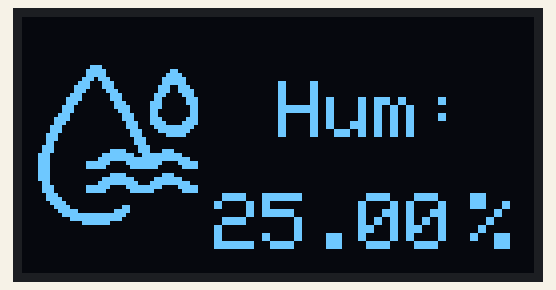
Simulated run of this sketch. Board: Arduino Uno, built with avr-gcc and run on an emulated ATmega328P. On the bench: 128×64 one-colour display.

Above: at 0.2 s.

The sketch:

humOled.ino
```cpp
#include <SPI.h>
#include <Wire.h>
#include <Adafruit_GFX.h>
#include <Adafruit_SSD1306.h>

#define SCREEN_WIDTH 128 // OLED display width, in pixels
#define SCREEN_HEIGHT 64 // OLED display height, in pixels

// Declaration for SSD1306 display connected using I2C
#define OLED_RESET     -1 // Reset pin # (or -1 if sharing Arduino reset pin)
#define SCREEN_ADDRESS 0x3C
Adafruit_SSD1306 display(SCREEN_WIDTH, SCREEN_HEIGHT, &Wire, OLED_RESET);

// Declaration for SSD1306 display connected using software SPI:
//#define OLED_MOSI   9
//#define OLED_CLK   10
//#define OLED_DC    11
//#define OLED_CS    12
//#define OLED_RESET 13
//Adafruit_SSD1306 display(SCREEN_WIDTH, SCREEN_HEIGHT, OLED_MOSI, OLED_CLK, OLED_DC, OLED_RESET, OLED_CS);

// 'hum', 128x64px
const unsigned char hum [] PROGMEM = {
	0x00, 0x00, 0x00, 0x00, 0x00, 0x00, 0x00, 0x00, 0x00, 0x00, 0x00, 0x00, 0x00, 0x00, 0x00, 0x00,
	0x00, 0x00, 0x00, 0x00, 0x00, 0x00, 0x00, 0x00, 0x00, 0x00, 0x00, 0x00, 0x00, 0x00, 0x00, 0x00,
	0x00, 0x00, 0x00, 0x00, 0x00, 0x00, 0x00, 0x00, 0x00, 0x00, 0x00, 0x00, 0x00, 0x00, 0x00, 0x00,
	0x00, 0x00, 0x00, 0x00, 0x00, 0x00, 0x00, 0x00, 0x00, 0x00, 0x00, 0x00, 0x00, 0x00, 0x00, 0x00,
	0x00, 0x00, 0x00, 0x00, 0x00, 0x00, 0x00, 0x00, 0x00, 0x00, 0x00, 0x00, 0x00, 0x00, 0x00, 0x00,
	0x00, 0x00, 0x00, 0x00, 0x00, 0x00, 0x00, 0x00, 0x00, 0x00, 0x00, 0x00, 0x00, 0x00, 0x00, 0x00,
	0x00, 0x00, 0x00, 0x00, 0x00, 0x00, 0x00, 0x00, 0x00, 0x00, 0x00, 0x00, 0x00, 0x00, 0x00, 0x00,
	0x00, 0x00, 0x00, 0x00, 0x00, 0x00, 0x00, 0x00, 0x00, 0x00, 0x00, 0x00, 0x00, 0x00, 0x00, 0x00,
	0x00, 0x00, 0x00, 0x00, 0x00, 0x00, 0x00, 0x00, 0x00, 0x00, 0x00, 0x00, 0x00, 0x00, 0x00, 0x00,
	0x00, 0x00, 0x00, 0x00, 0x00, 0x00, 0x00, 0x00, 0x00, 0x00, 0x00, 0x00, 0x00, 0x00, 0x00, 0x00,
	0x00, 0x00, 0x00, 0x00, 0x00, 0x00, 0x00, 0x00, 0x00, 0x00, 0x00, 0x00, 0x00, 0x00, 0x00, 0x00,
	0x00, 0x00, 0x00, 0x00, 0x00, 0x00, 0x00, 0x00, 0x00, 0x00, 0x00, 0x00, 0x00, 0x00, 0x00, 0x00,
	0x00, 0x00, 0x70, 0x00, 0x00, 0x00, 0x00, 0x00, 0x00, 0x00, 0x00, 0x00, 0x00, 0x00, 0x00, 0x00,
	0x00, 0x00, 0xf8, 0x00, 0x06, 0x00, 0x00, 0x00, 0x00, 0x00, 0x00, 0x00, 0x00, 0x00, 0x00, 0x00,
	0x00, 0x00, 0xf8, 0x00, 0x0f, 0x00, 0x00, 0x00, 0x00, 0x00, 0x00, 0x00, 0x00, 0x00, 0x00, 0x00,
	0x00, 0x01, 0xdc, 0x00, 0x1f, 0x80, 0x00, 0x00, 0x00, 0x00, 0x00, 0x00, 0x00, 0x00, 0x00, 0x00,
	0x00, 0x03, 0x8e, 0x00, 0x1f, 0x80, 0x00, 0x00, 0x00, 0x00, 0x00, 0x00, 0x00, 0x00, 0x00, 0x00,
	0x00, 0x07, 0x8e, 0x00, 0x39, 0xc0, 0x00, 0x00, 0x00, 0x00, 0x00, 0x00, 0x00, 0x00, 0x00, 0x00,
	0x00, 0x07, 0x07, 0x00, 0x39, 0xe0, 0x00, 0x00, 0x00, 0x00, 0x00, 0x00, 0x00, 0x00, 0x00, 0x00,
	0x00, 0x0e, 0x03, 0x80, 0x70, 0xe0, 0x00, 0x00, 0x00, 0x00, 0x00, 0x00, 0x00, 0x00, 0x00, 0x00,
	0x00, 0x1e, 0x03, 0x80, 0x60, 0x70, 0x00, 0x00, 0x00, 0x00, 0x00, 0x00, 0x00, 0x00, 0x00, 0x00,
	0x00, 0x1c, 0x01, 0xc0, 0xe0, 0x70, 0x00, 0x00, 0x00, 0x00, 0x00, 0x00, 0x00, 0x00, 0x00, 0x00,
	0x00, 0x38, 0x01, 0xe0, 0xe0, 0x30, 0x00, 0x00, 0x00, 0x00, 0x00, 0x00, 0x00, 0x00, 0x00, 0x00,
	0x00, 0x38, 0x00, 0xe0, 0xc0, 0x30, 0x00, 0x00, 0x00, 0x00, 0x00, 0x00, 0x00, 0x00, 0x00, 0x00,
	0x00, 0x70, 0x00, 0x70, 0xc0, 0x30, 0x00, 0x00, 0x00, 0x00, 0x00, 0x00, 0x00, 0x00, 0x00, 0x00,
	0x00, 0xf0, 0x00, 0x70, 0xe0, 0x70, 0x00, 0x00, 0x00, 0x00, 0x00, 0x00, 0x00, 0x00, 0x00, 0x00,
	0x00, 0xe0, 0x00, 0x38, 0xf0, 0xf0, 0x00, 0x00, 0x00, 0x00, 0x00, 0x00, 0x00, 0x00, 0x00, 0x00,
	0x01, 0xc0, 0x00, 0x38, 0x7f, 0xe0, 0x00, 0x00, 0x00, 0x00, 0x00, 0x00, 0x00, 0x00, 0x00, 0x00,
	0x01, 0xc0, 0x00, 0x1c, 0x3f, 0xc0, 0x00, 0x00, 0x00, 0x00, 0x00, 0x00, 0x00, 0x00, 0x00, 0x00,
	0x03, 0x80, 0x00, 0x1c, 0x0f, 0x80, 0x00, 0x00, 0x00, 0x00, 0x00, 0x00, 0x00, 0x00, 0x00, 0x00,
	0x03, 0x80, 0x00, 0x0e, 0x00, 0x00, 0x00, 0x00, 0x00, 0x00, 0x00, 0x00, 0x00, 0x00, 0x00, 0x00,
	0x03, 0x00, 0x00, 0x0e, 0x00, 0x00, 0x00, 0x00, 0x00, 0x00, 0x00, 0x00, 0x00, 0x00, 0x00, 0x00,
	0x07, 0x00, 0x00, 0x07, 0x00, 0x00, 0x00, 0x00, 0x00, 0x00, 0x00, 0x00, 0x00, 0x00, 0x00, 0x00,
	0x07, 0x00, 0x03, 0xc7, 0x1c, 0x00, 0x00, 0x00, 0x00, 0x00, 0x00, 0x00, 0x00, 0x00, 0x00, 0x00,
	0x0e, 0x00, 0x0f, 0xf3, 0xff, 0x00, 0x00, 0x00, 0x00, 0x00, 0x00, 0x00, 0x00, 0x00, 0x00, 0x00,
	0x0e, 0x00, 0x1f, 0xff, 0xff, 0xc0, 0x00, 0x00, 0x00, 0x00, 0x00, 0x00, 0x00, 0x00, 0x00, 0x00,
	0x0e, 0x00, 0xfc, 0x3f, 0xe1, 0xf0, 0x00, 0x00, 0x00, 0x00, 0x00, 0x00, 0x00, 0x00, 0x00, 0x00,
	0x0e, 0x00, 0xf8, 0x1f, 0xc0, 0xf0, 0x00, 0x00, 0x00, 0x00, 0x00, 0x00, 0x00, 0x00, 0x00, 0x00,
	0x0e, 0x00, 0x00, 0x00, 0x00, 0x00, 0x00, 0x00, 0x00, 0x00, 0x00, 0x00, 0x00, 0x00, 0x00, 0x00,
	0x0e, 0x00, 0x03, 0xc0, 0x1c, 0x00, 0x00, 0x00, 0x00, 0x00, 0x00, 0x00, 0x00, 0x00, 0x00, 0x00,
	0x0e, 0x00, 0x0f, 0xf0, 0x7f, 0x00, 0x00, 0x00, 0x00, 0x00, 0x00, 0x00, 0x00, 0x00, 0x00, 0x00,
	0x06, 0x00, 0x1f, 0xf8, 0xff, 0xc0, 0x00, 0x00, 0x00, 0x00, 0x00, 0x00, 0x00, 0x00, 0x00, 0x00,
	0x07, 0x00, 0xfc, 0x3f, 0xe1, 0xf0, 0x00, 0x00, 0x00, 0x00, 0x00, 0x00, 0x00, 0x00, 0x00, 0x00,
	0x07, 0x00, 0xf8, 0x1f, 0x80, 0xf0, 0x00, 0x00, 0x00, 0x00, 0x00, 0x00, 0x00, 0x00, 0x00, 0x00,
	0x03, 0x80, 0x00, 0x00, 0x00, 0x00, 0x00, 0x00, 0x00, 0x00, 0x00, 0x00, 0x00, 0x00, 0x00, 0x00,
	0x03, 0xc0, 0x00, 0x00, 0x00, 0x00, 0x00, 0x00, 0x00, 0x00, 0x00, 0x00, 0x00, 0x00, 0x00, 0x00,
	0x01, 0xe0, 0x00, 0x00, 0x00, 0x00, 0x00, 0x00, 0x00, 0x00, 0x00, 0x00, 0x00, 0x00, 0x00, 0x00,
	0x00, 0xf0, 0x00, 0x60, 0x00, 0x00, 0x00, 0x00, 0x00, 0x00, 0x00, 0x00, 0x00, 0x00, 0x00, 0x00,
	0x00, 0x7c, 0x01, 0xe0, 0x00, 0x00, 0x00, 0x00, 0x00, 0x00, 0x00, 0x00, 0x00, 0x00, 0x00, 0x00,
	0x00, 0x3f, 0xff, 0xc0, 0x00, 0x00, 0x00, 0x00, 0x00, 0x00, 0x00, 0x00, 0x00, 0x00, 0x00, 0x00,
	0x00, 0x0f, 0xff, 0x80, 0x00, 0x00, 0x00, 0x00, 0x00, 0x00, 0x00, 0x00, 0x00, 0x00, 0x00, 0x00,
	0x00, 0x01, 0xfc, 0x00, 0x00, 0x00, 0x00, 0x00, 0x00, 0x00, 0x00, 0x00, 0x00, 0x00, 0x00, 0x00,
	0x00, 0x00, 0x00, 0x00, 0x00, 0x00, 0x00, 0x00, 0x00, 0x00, 0x00, 0x00, 0x00, 0x00, 0x00, 0x00,
	0x00, 0x00, 0x00, 0x00, 0x00, 0x00, 0x00, 0x00, 0x00, 0x00, 0x00, 0x00, 0x00, 0x00, 0x00, 0x00,
	0x00, 0x00, 0x00, 0x00, 0x00, 0x00, 0x00, 0x00, 0x00, 0x00, 0x00, 0x00, 0x00, 0x00, 0x00, 0x00,
	0x00, 0x00, 0x00, 0x00, 0x00, 0x00, 0x00, 0x00, 0x00, 0x00, 0x00, 0x00, 0x00, 0x00, 0x00, 0x00,
	0x00, 0x00, 0x00, 0x00, 0x00, 0x00, 0x00, 0x00, 0x00, 0x00, 0x00, 0x00, 0x00, 0x00, 0x00, 0x00,
	0x00, 0x00, 0x00, 0x00, 0x00, 0x00, 0x00, 0x00, 0x00, 0x00, 0x00, 0x00, 0x00, 0x00, 0x00, 0x00,
	0x00, 0x00, 0x00, 0x00, 0x00, 0x00, 0x00, 0x00, 0x00, 0x00, 0x00, 0x00, 0x00, 0x00, 0x00, 0x00,
	0x00, 0x00, 0x00, 0x00, 0x00, 0x00, 0x00, 0x00, 0x00, 0x00, 0x00, 0x00, 0x00, 0x00, 0x00, 0x00,
	0x00, 0x00, 0x00, 0x00, 0x00, 0x00, 0x00, 0x00, 0x00, 0x00, 0x00, 0x00, 0x00, 0x00, 0x00, 0x00,
	0x00, 0x00, 0x00, 0x00, 0x00, 0x00, 0x00, 0x00, 0x00, 0x00, 0x00, 0x00, 0x00, 0x00, 0x00, 0x00,
	0x00, 0x00, 0x00, 0x00, 0x00, 0x00, 0x00, 0x00, 0x00, 0x00, 0x00, 0x00, 0x00, 0x00, 0x00, 0x00,
	0x00, 0x00, 0x00, 0x00, 0x00, 0x00, 0x00, 0x00, 0x00, 0x00, 0x00, 0x00, 0x00, 0x00, 0x00, 0x00
};

void setup()
{
  // Serial.begin(9600);

  // initialize the OLED object
  if(!display.begin(SSD1306_SWITCHCAPVCC, SCREEN_ADDRESS)) {
    Serial.println(F("SSD1306 allocation failed"));
    for(;;); // Don't proceed, loop forever
  }

  display.clearDisplay();

}

void loop() {
  // Clear only the region where values are displayed
  display.fillRect(48, 36, 60, 60, BLACK);
  display.setTextSize(2);
  display.setCursor(64, 16);
  display.print("Hum:");
  display.display();

  display.drawBitmap(0, 0,  hum, 128, 64, WHITE);
  display.display();

  // Clear only the region where values are displayed
  display.fillRect(48, 36, 60, 60, BLACK);
  // delay(3000);
  //Sensor values
  display.setTextSize(2);
  display.setTextColor(WHITE);
  display.setCursor(48, 44);
  display.print("25.00");            //Humidity sensor value
  display.setCursor(112, 44);
  display.print("%");

  display.display();

  delay(1000);

}
```

Measured:
- what the display in image 0 shows lasts 1.0 s, from 0.1 s to 1.1 s
